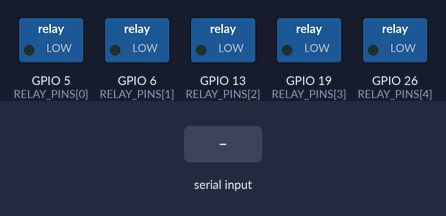
Bench run of a program on a simulated Raspberry Pi (BCM pin numbers). Shown: switched loads named in the program (green lamp = pin HIGH). Inputs (shaded band) come from the test bench. What the program prints to the terminal is not drawn.

Above: at 1.2 s.
1.3 s: "1" typed at the terminal, then Enter
2.8 s: "5" typed at the terminal, then Enter
4.3 s: "1" typed at the terminal, then Enter
At 5.4 s:
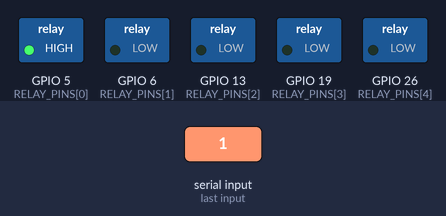
Timing chart, 0 to 7.3 s (numbered marks = the images above; inputs shaded):
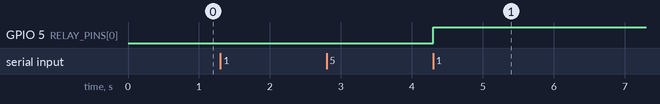

The program:

controller.py
```python
import RPi.GPIO as GPIO
import time

# 사용할 GPIO 핀 번호 리스트 [워터펌프, LED, 히터, 쿨러A, 쿨러B]
RELAY_PINS = [5, 6, 13, 19, 26]

# GPIO 핀 모드 설정 (BCM 모드)
GPIO.setmode(GPIO.BCM)

# 릴레이 핀들을 출력으로 설정
for pin in RELAY_PINS:
    GPIO.setup(pin, GPIO.OUT)

def set_pin_state(pin, state):
    if state == 1: # ON
        GPIO.output(pin, GPIO.HIGH)
        print(f"GPIO {pin} PIN ON")
    elif state == 0: # OFF
        GPIO.output(pin, GPIO.LOW)
        print(f"GPIO {pin} PIN OFF")

def main():
    try:
        # 핀 초기 상태 OFF
        print("모든 릴레이 핀을 초기화합니다.")
        for pin in RELAY_PINS:
            GPIO.output(pin, GPIO.LOW)

        while True:

            print("\n--- 현재 릴레이 상태 ---")
            for pin in RELAY_PINS:
                # 릴레이가 Low일 때 켜진 상태로 표시
                current_state = "켜짐" if GPIO.input(pin) == GPIO.HIGH else "꺼짐"
                print(f"GPIO {pin} 핀: {current_state}")
            print("------------------------")

            # 사용자 입력 받기
            print("\n INPUT PIN NUMBER (5, 6, 13, 19, 26) EXIT BUTTON 'e'")
            pin_input = input("핀 번호 입력: ")

            if pin_input.lower() == 'e':
                break

            try:
                pin_to_control = int(pin_input)
                if pin_to_control not in RELAY_PINS:
                    print("다시 입력해 주세요.")
                    continue

                print(f"GPIO {pin_to_control} 핀 (1: 켜기, 0: 끄기)")
                state_input = input("(1: 켜기, 0: 끄기): ")

                state_to_set = int(state_input)
                if state_to_set not in [0, 1]:
                    print("1 또는 0을 입력해 주세요.")
                    continue

                set_pin_state(pin_to_control, state_to_set)

            except ValueError:
                print("숫자를 입력해 주세요.")

    except KeyboardInterrupt:
        print("\n프로그램을 종료합니다.")
    finally:
        # 프로그램 종료 시 GPIO 초기화
        print("모든 릴레이 핀을 끄고 GPIO를 초기화합니다.")
        GPIO.cleanup()

if __name__ == "__main__":
    main()
```

Measured:
- after the input at 1.3 s, every drawn part: stays the same
- after the input at 2.8 s, every drawn part: stays the same
- after the input at 4.3 s, GPIO 5 (RELAY_PINS[0]): LOW → HIGH at once
